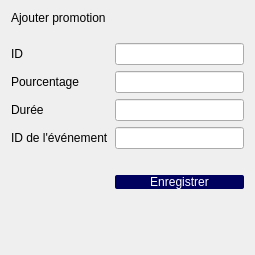
          <widget class="QWidget" name="scrollAreaWidgetContents_13">
           <property name="geometry">
            <rect>
             <x>0</x>
             <y>0</y>
             <width>255</width>
             <height>255</height>
            </rect>
           </property>
           <layout class="QFormLayout" name="formLayout_45">
            <item row="0" column="0" colspan="2">
             <widget class="QLabel" name="label_81">
              <property name="styleSheet">
               <string notr="true">font: 18pt &quot;Nunito Sans&quot;;</string>
              </property>
              <property name="text">
               <string>Ajouter promotion</string>
              </property>
             </widget>
            </item>
            <item row="1" column="1">
             <layout class="QHBoxLayout" name="horizontalLayout_64"/>
            </item>
            <item row="2" column="1">
             <layout class="QHBoxLayout" name="horizontalLayout_132"/>
            </item>
            <item row="4" column="0">
             <widget class="QLabel" name="label_82">
              <property name="text">
               <string>ID</string>
              </property>
             </widget>
            </item>
            <item row="4" column="1">
             <widget class="QLineEdit" name="lineEdit12_12"/>
            </item>
            <item row="5" column="0">
             <widget class="QLabel" name="label_276">
              <property name="text">
               <string>Pourcentage</string>
              </property>
             </widget>
            </item>
            <item row="5" column="1">
             <widget class="QLineEdit" name="lineEdit_92"/>
            </item>
            <item row="6" column="0">
             <widget class="QLabel" name="label_83">
              <property name="text">
               <string>Durée</string>
              </property>
             </widget>
            </item>
            <item row="6" column="1">
             <widget class="QLineEdit" name="lineEdit13_12"/>
            </item>
            <item row="7" column="0">
             <widget class="QLabel" name="label_13">
              <property name="text">
               <string>ID de l'événement</string>
              </property>
             </widget>
            </item>
            <item row="7" column="1">
             <widget class="QLineEdit" name="lineEdit_13"/>
            </item>
            <item row="8" column="0">
             <widget class="QLabel" name="label_84">
              <property name="text">
               <string/>
              </property>
             </widget>
            </item>
            <item row="10" column="1">
             <widget class="QPushButton" name="pushButton_56">
              <property name="styleSheet">
               <string notr="true">QPushButton
{
	border: 10 px;border-radius: 2px;
background-color: rgb(0, 0, 95);
color:white;
	font: 25 9pt &quot;Nunito&quot;;
}</string>
              </property>
              <property name="text">
               <string>Enregistrer</string>
              </property>
             </widget>
            </item>
           </layout>
          </widget>
